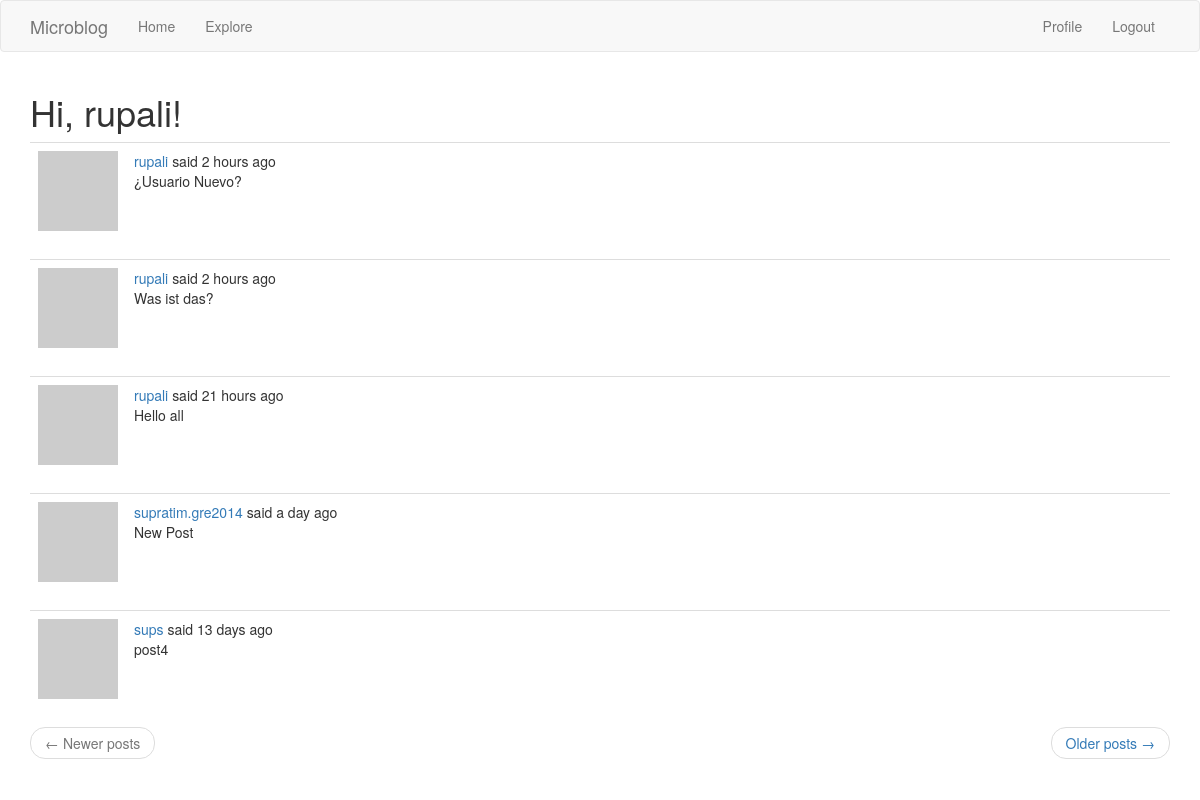
The app's page /explore (signed in) with its own data.
### app/models.py (models this page shows, shortened)
class User(UserMixin, db.Model):
    id = db.Column(db.Integer, primary_key=True)
    username = db.Column(db.String(64), index=True, unique=True)
    email = db.Column(db.String(120), index=True, unique=True)
    password_hash = db.Column(db.String(128))
    posts = db.relationship('Post', backref='author', lazy='dynamic')
    about_me = db.Column(db.String(256))
    last_seen = db.Column(db.DateTime, default=datetime.utcnow())
    """
    adding a many to many relationship with followers and followed
    """
    followed = db.relationship('User',
                               secondary=followers,
                               primaryjoin=(followers.c.follower_id == id),
                               secondaryjoin=(followers.c.followed_id == id),
                               backref=db.backref('followers', lazy='dynamic'), lazy='dynamic')
    def avatar(self, size):
        digest = md5(self.email.lower().encode('utf-8')).hexdigest()
        return 'https://www.gravatar.com/avatar/{}?d=identicon&s={}'.format(digest, size)

class Post(db.Model):
    id = db.Column(db.Integer, primary_key=True)
    body = db.Column(db.String(140))
    timestamp = db.Column(db.DateTime, index=True, default=datetime.utcnow)
    user_id = db.Column(db.Integer, db.ForeignKey('user.id'))
    language = db.Column(db.String(5))

### app/main/routes.py (the view)
@bp.route('/explore')
@login_required
def explore():
    page = request.args.get('page', 1, type=int)
    posts = Post.query.order_by(Post.timestamp.desc()).paginate(page, current_app.config['POSTS_PER_PAGE'], False)
    next_url = url_for('main.explore', page=posts.next_num) if posts.has_next else None
    prev_url = url_for('main.explore', page=posts.prev_num) if posts.has_prev else None
    return render_template('index.html', title=_('Explore'), posts=posts.items, next_url=next_url, prev_url=prev_url)

### app/main/routes.py (called while the page is built)
@bp.before_request
def before_request():
    if current_user.is_authenticated:
        current_user.last_seen = datetime.utcnow()
        db.session.commit()
    g.locale = str(get_locale())

### app/models.py (called while the page is built)
@login.user_loader
def load_user(id):
    return User.query.get(int(id))

### app/templates/index.html (shortened to what this page needs)
{% extends "base.html" %}
{% import 'bootstrap/wtf.html' as wtf %}
{% block app_content %}
    <h1>{{ _('Hi, %(username)s!', username=current_user.username) }}</h1>
    {% for post in posts %}
        {% include '_post.html' %}
    {% endfor %}
    <nav aria-label="...">
        <ul class="pager">
            <li class="previous{% if not prev_url %} disabled{% endif %}">
                <a href="{{ prev_url or '#' }}">
                    <span aria-hidden="true">&larr;</span> {{ _('Newer posts') }}
                </a>
            </li>
            <li class="next{% if not next_url %} disabled{% endif %}">
                <a href="{{ next_url or '#' }}">
                    {{ _('Older posts') }} <span aria-hidden="true">&rarr;</span>
                </a>
            </li>
        </ul>
    </nav>
{% endblock %}

### app/templates/_post.html (shortened to what this page needs)
<table class="table table-hover">
        <tr>
            <td width="70px">
                <a href="{{ url_for('main.user', username=post.author.username) }}">
                    <img src="{{ post.author.avatar(70) }}" />
                </a>
            </td>
            <td>
                {{ _('%(username)s said %(when)s', username=user_link, when=moment(post.timestamp).fromNow()) }}
                <br>
                <span id="post{{ post.id }}">{{ post.body }}</span>
            </td>
        </tr>
</table>

### records on screen
Post: body "¿Usuario Nuevo?"
Post: body "Was ist das?"
Post: body "Hello all"
Post: body "New Post"
Post: body "post4"
